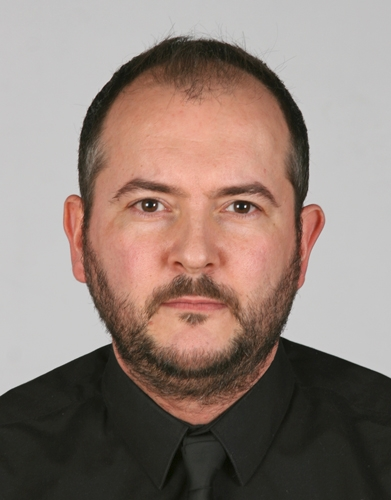
#> input picture images/002.jpg, 391 x 500 px; its folder holds only this picture in this run
$ python contour.py
#> lines starting #> are read from the running program, lines starting #| are printed output that depends on the picture
# -*- coding: utf-8 -*-
"""
Created on Mon Apr  3 10:34:22 2017

@author: Einar
"""

#import numpy as np
import matplotlib.pyplot as plt
from skimage import measure
from skimage import io, color
#import dlib
import glob
import os

dir = os.path.dirname(__file__)

faces_folder_path = os.path.join(dir,'images')

for f in glob.glob(os.path.join(faces_folder_path, "*.jpg")):
    print("\nProcessing file: {}".format(f))
    r = io.imread(f)
#> r is the input picture: shape (500, 391, 3); mean R, G, B 143.9, 126.8, 118.6


#    r = io.imread(r'D:\isiklik\TTY\Meeskonnatoo\codewc\trunk\images\passportphoto-front.jpg')
    r = color.rgb2gray(r)
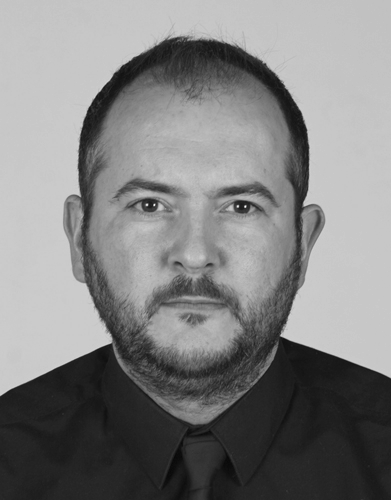
#> r: shape (500, 391) float64; min 0.0342, max 0.997, mean 0.509

    # Find contours at a constant value of 0.8
    contours = measure.find_contours(r, 0.8)
#> contours = 194 point arrays, longest 23 points

    # Select the largest contiguous contour
    contour = sorted(contours, key=lambda x: len(x))[-1]
#> contour = 23 rows, first 8: [355, 81], [355.1, 80], [355.1, 79], [355, 78.67], [354.7, 79], [354.2, 80], [354, 80.82], [353.7, 81]

    # Display the image and plot the contour
    fig, ax = plt.subplots()
    ax.imshow(r, interpolation='nearest', cmap=plt.cm.gray)
    X, Y = ax.get_xlim(), ax.get_ylim()
    ax.step(contour.T[1], contour.T[0], linewidth=2, c='b')
    ax.set_xlim(X), ax.set_ylim(Y)

    plt.show()
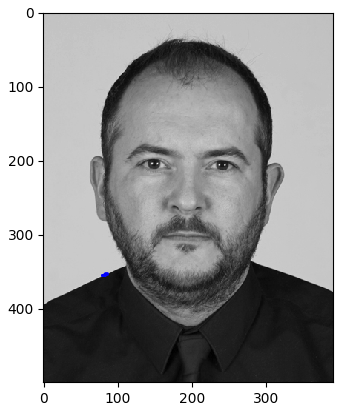
#> figure drawn by matplotlib, 1 panel

$ run again, on images/3759007_orig.jpg
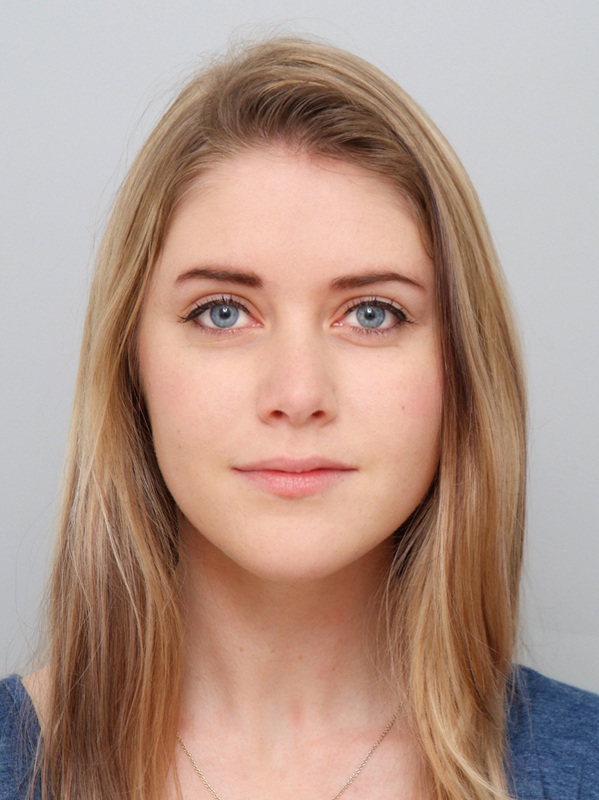
#> input picture images/3759007_orig.jpg, 599 x 800 px
#> r is the input picture: shape (800, 599, 3); mean R, G, B 179.4, 151.6, 139
#> `r = color.rgb2gray(r)`:
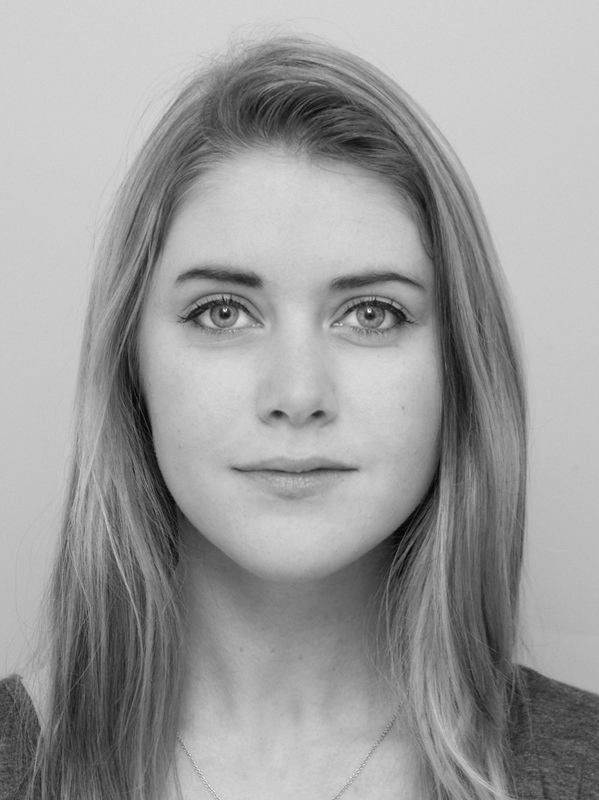
#> r: shape (800, 599) float64; min 0.00833, max 0.987, mean 0.614
#> contours = 1594 point arrays, longest 2548 points
#> contour = 2548 pairs, first value 22.26 to 263.6, second value 0 to 598
#> `plt.show()`:
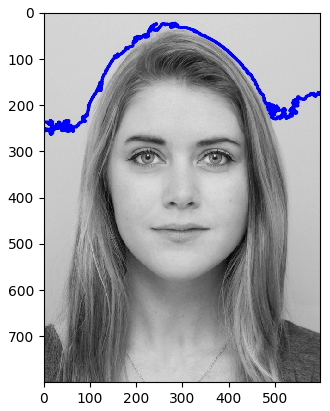
#> figure drawn by matplotlib, 1 panel

$ run again, on images/0923142906-Marin_Marinov_-_Passport_Size.jpg
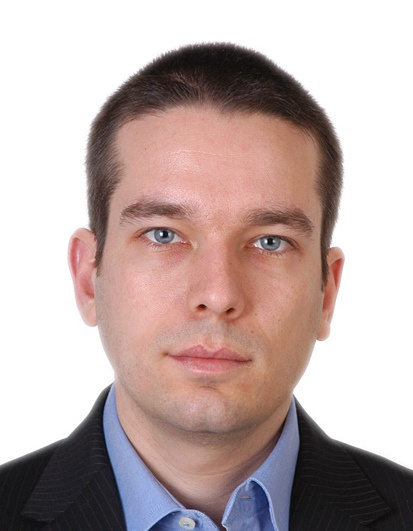
#> input picture images/0923142906-Marin_Marinov_-_Passport_Size.jpg, 413 x 531 px
#> r is the input picture: shape (531, 413, 3); mean R, G, B 190.3, 172.5, 170.2
#> `r = color.rgb2gray(r)`:
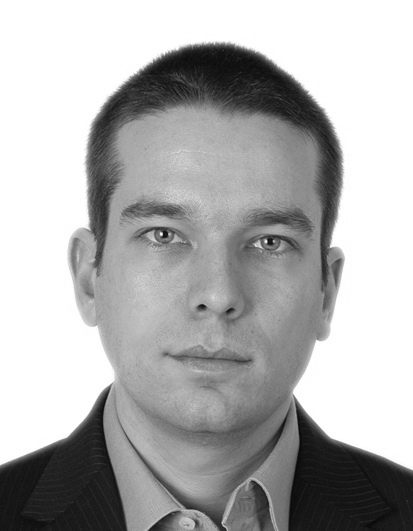
#> r: shape (531, 413) float64; min 0.0303, max 1, mean 0.691
#> contours = 106 point arrays, longest 1589 points
#> contour = 1589 pairs, first value 41.39 to 469.4, second value 0 to 412
#> `plt.show()`:
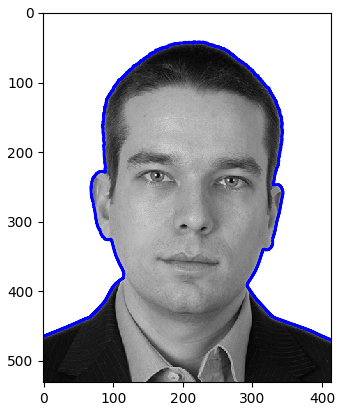
#> figure drawn by matplotlib, 1 panel
